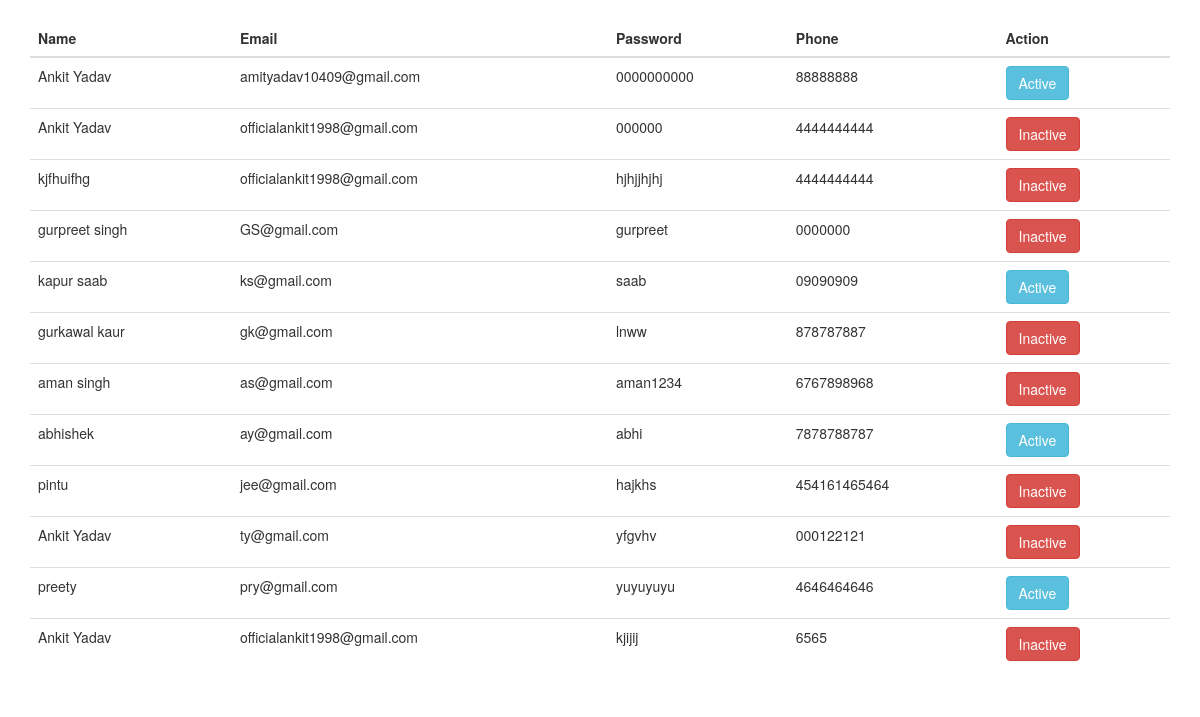
Screenshot of /admin/dashboard.php with the database file from the repository.
### tables this page shows
CREATE TABLE `users` (
  `id` int NOT NULL,
  `name` varchar(255) DEFAULT NULL,
  `email` varchar(255) DEFAULT NULL,
  `password` text,
  `phone` varchar(255) DEFAULT NULL,
  `created_date` datetime NOT NULL DEFAULT CURRENT_TIMESTAMP,
  `updated_date` datetime NOT NULL DEFAULT CURRENT_TIMESTAMP,
  `is_active` int NOT NULL DEFAULT '1',
  `image` varchar(11) DEFAULT NULL
);

### admin/dashboard.php (the view, shortened to what this page needs)
<?php
include('../connection.php');
$query =" SELECT * FROM users ";
$result =mysqli_query($connection,$query);
$output =[];
while($row =mysqli_fetch_assoc($result)){
    $output[] =$row;
}
?>
<!DOCTYPE html>
<html lang="en">
<head>
  <link rel="stylesheet" href="https://maxcdn.bootstrapcdn.com/bootstrap/3.4.1/css/bootstrap.min.css">
</head>
<body>
<div class="container">
  <table class="table">
    <thead>
      <tr>
        <th>Name</th>
        <th>Email</th>
        <th>Password</th>
        <th>Phone</th>
        <th>Action</th>
      </tr>
    </thead>
    <tbody>
        <?php foreach($output as $key => $value){ ?>
         <tr>
            <td><?php echo $value['name']; ?></td>
            <td><?php echo $value['email']; ?></td>
            <td><?php echo $value['password']; ?></td>
            <td><?php echo $value['phone']; ?></td>
            <td>
                <?php if($value['is_active'] == 1){ ?>
                <a type="button" class="btn btn-danger" href="http://localhost/assignment1/admin/update_server.php?status=1&id=<?php echo $value['id']; ?>">Inactive</a>
                <?php } else{ ?>
                <a type="button" class="btn btn-info" href="http://localhost/assignment1/admin/update_server.php?status=0&id=<?php echo $value['id']; ?>">Active</a>
                <?php } ?>
            </td>
         </tr>
      <?php } ?>
    </tbody>
  </table>
</div>
</body>
</html>

### rows the page displays
users: name "Ankit Yadav", email "amityadav10409@gmail.com", password "0000000000", phone "88888888"
users: name "Ankit Yadav", email "officialankit1998@gmail.com", password "000000", phone "4444444444"
users: name "kjfhuifhg", email "officialankit1998@gmail.com", password "hjhjjhjhj", phone "4444444444"
users: name "gurpreet singh", email "GS@gmail.com", password "gurpreet", phone "0000000"
users: name "kapur saab", email "ks@gmail.com", password "saab", phone "09090909"
users: name "gurkawal kaur", email "gk@gmail.com", password "lnww", phone "878787887"
users: name "aman singh", email "as@gmail.com", password "aman1234", phone "6767898968"
users: name "abhishek", email "ay@gmail.com", password "abhi", phone "7878788787"
users: name "pintu", email "jee@gmail.com", password "hajkhs", phone "454161465464"
users: name "Ankit Yadav", email "ty@gmail.com", password "yfgvhv", phone "000122121"
users: name "preety", email "pry@gmail.com", password "yuyuyuyu", phone "4646464646"
users: name "Ankit Yadav", email "officialankit1998@gmail.com", password "kjijij", phone "6565"
